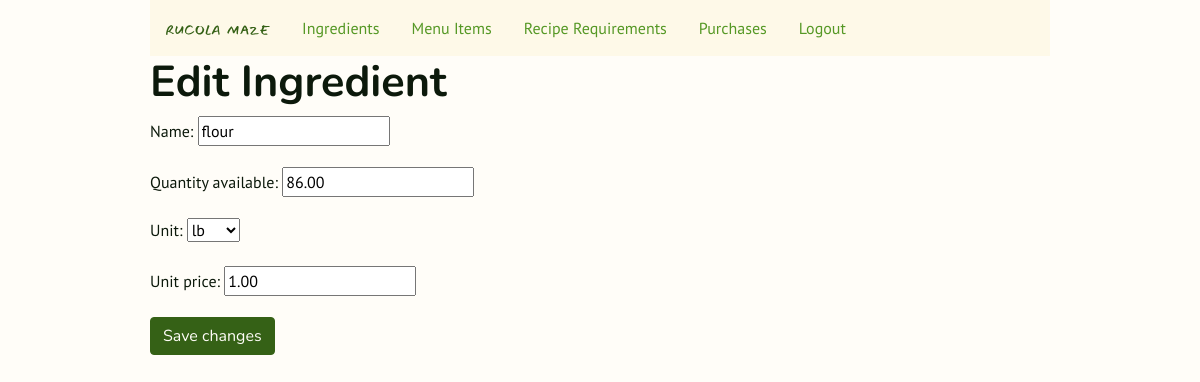
The page /ingredients/34/edit (signed in) on the database as committed earlier.
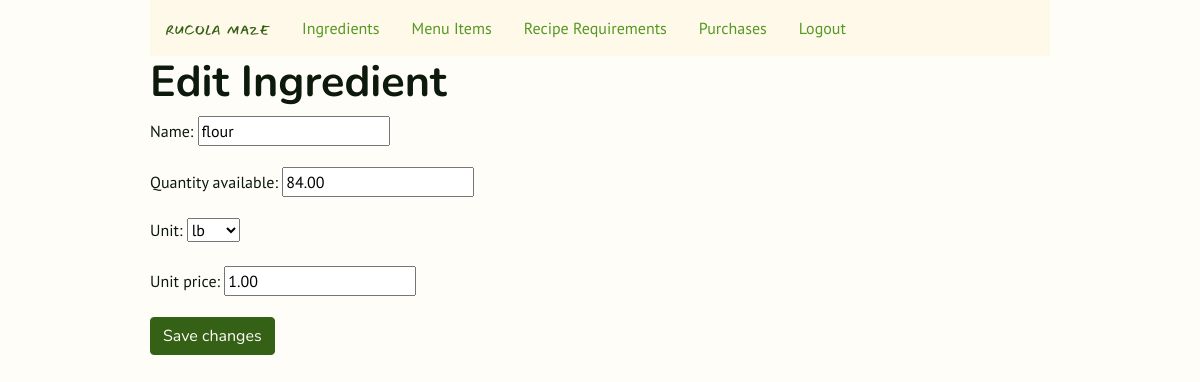
The same page on the database as committed later.
### inventory/models.py (models this page shows, shortened)
class Ingredient(models.Model):
    lb = "lb"  # what is after '=' is shown on the site
    oz = "oz"
    fl_oz = "fl oz"
    item = "item"
    UNIT_CHOICES = [
        (lb, "lb"),  # what is after comma shows in admin
        (oz, "oz"),
        (fl_oz, "fl oz"),
        (item, "item"),
    ]
    name = models.CharField(max_length=128, unique=True)
    quantity_available = models.DecimalField(
        max_digits=8, decimal_places=2, default=0.00
    )
    unit = models.CharField(max_length=6, choices=UNIT_CHOICES, default="oz")
    unit_price = models.DecimalField(max_digits=6, decimal_places=2, default=0.00)

### inventory/views.py (the view)
class IngredientUpdate(LoginRequiredMixin, UpdateView):
    model = Ingredient
    template_name = "inventory/ingredient_edit.html"
    form_class = IngredientForm

### inventory/forms.py
class IngredientForm(forms.ModelForm):
    class Meta:
        model = Ingredient
        fields = "__all__"

### inventory/templates/inventory/ingredient_edit.html (shortened to what this page needs)
{% extends 'inventory/layout.html' %}
{% block body %}
<div class="h1">
    <h1>Edit Ingredient</h1>
</div>
<form method="POST">
    {{ form.as_p }}
    <input type="submit" value="Save changes" class="btn btn-primary">
</form>
{% endblock %}

Rows that differ between the two databases and show on the page:
changed Ingredient "flour": quantity_available "86.00" → "84.00"
